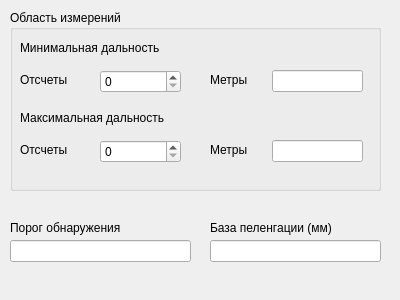
<?xml version="1.0" encoding="UTF-8"?>
<ui version="4.0">
 <class>MeasureSettings</class>
 <widget class="QDialog" name="MeasureSettings">
  <property name="geometry">
   <rect>
    <x>0</x>
    <y>0</y>
    <width>400</width>
    <height>300</height>
   </rect>
  </property>
  <property name="windowTitle">
   <string>Настройка измерений</string>
  </property>
  <widget class="QGroupBox" name="groupBox">
   <property name="geometry">
    <rect>
     <x>10</x>
     <y>10</y>
     <width>371</width>
     <height>181</height>
    </rect>
   </property>
   <property name="title">
    <string>Область измерений</string>
   </property>
   <widget class="QLabel" name="label">
    <property name="geometry">
     <rect>
      <x>10</x>
      <y>30</y>
      <width>221</width>
      <height>16</height>
     </rect>
    </property>
    <property name="text">
     <string>Минимальная дальность</string>
    </property>
   </widget>
   <widget class="QLabel" name="label_2">
    <property name="geometry">
     <rect>
      <x>10</x>
      <y>100</y>
      <width>221</width>
      <height>16</height>
     </rect>
    </property>
    <property name="text">
     <string>Максимальная дальность</string>
    </property>
   </widget>
   <widget class="QLabel" name="label_3">
    <property name="geometry">
     <rect>
      <x>10</x>
      <y>60</y>
      <width>71</width>
      <height>20</height>
     </rect>
    </property>
    <property name="text">
     <string>Отсчеты</string>
    </property>
   </widget>
   <widget class="QLabel" name="label_4">
    <property name="geometry">
     <rect>
      <x>200</x>
      <y>60</y>
      <width>51</width>
      <height>20</height>
     </rect>
    </property>
    <property name="text">
     <string>Метры</string>
    </property>
   </widget>
   <widget class="QSpinBox" name="spinBox">
    <property name="geometry">
     <rect>
      <x>90</x>
      <y>60</y>
      <width>81</width>
      <height>23</height>
     </rect>
    </property>
   </widget>
   <widget class="QLineEdit" name="lineEdit">
    <property name="geometry">
     <rect>
      <x>262</x>
      <y>60</y>
      <width>91</width>
      <height>22</height>
     </rect>
    </property>
   </widget>
   <widget class="QSpinBox" name="spinBox_2">
    <property name="geometry">
     <rect>
      <x>90</x>
      <y>130</y>
      <width>81</width>
      <height>23</height>
     </rect>
    </property>
   </widget>
   <widget class="QLineEdit" name="lineEdit_2">
    <property name="geometry">
     <rect>
      <x>262</x>
      <y>130</y>
      <width>91</width>
      <height>22</height>
     </rect>
    </property>
   </widget>
   <widget class="QLabel" name="label_5">
    <property name="geometry">
     <rect>
      <x>200</x>
      <y>130</y>
      <width>51</width>
      <height>20</height>
     </rect>
    </property>
    <property name="text">
     <string>Метры</string>
    </property>
   </widget>
   <widget class="QLabel" name="label_6">
    <property name="geometry">
     <rect>
      <x>10</x>
      <y>130</y>
      <width>71</width>
      <height>20</height>
     </rect>
    </property>
    <property name="text">
     <string>Отсчеты</string>
    </property>
   </widget>
  </widget>
  <widget class="QLabel" name="label_7">
   <property name="geometry">
    <rect>
     <x>10</x>
     <y>220</y>
     <width>161</width>
     <height>16</height>
    </rect>
   </property>
   <property name="text">
    <string>Порог обнаружения</string>
   </property>
  </widget>
  <widget class="QLabel" name="label_8">
   <property name="geometry">
    <rect>
     <x>210</x>
     <y>220</y>
     <width>160</width>
     <height>16</height>
    </rect>
   </property>
   <property name="text">
    <string>База пеленгации (мм)</string>
   </property>
  </widget>
  <widget class="QLineEdit" name="lineEdit_3">
   <property name="geometry">
    <rect>
     <x>10</x>
     <y>240</y>
     <width>181</width>
     <height>22</height>
    </rect>
   </property>
  </widget>
  <widget class="QLineEdit" name="lineEdit_4">
   <property name="geometry">
    <rect>
     <x>210</x>
     <y>240</y>
     <width>171</width>
     <height>22</height>
    </rect>
   </property>
  </widget>
 </widget>
 <resources/>
 <connections/>
</ui>
